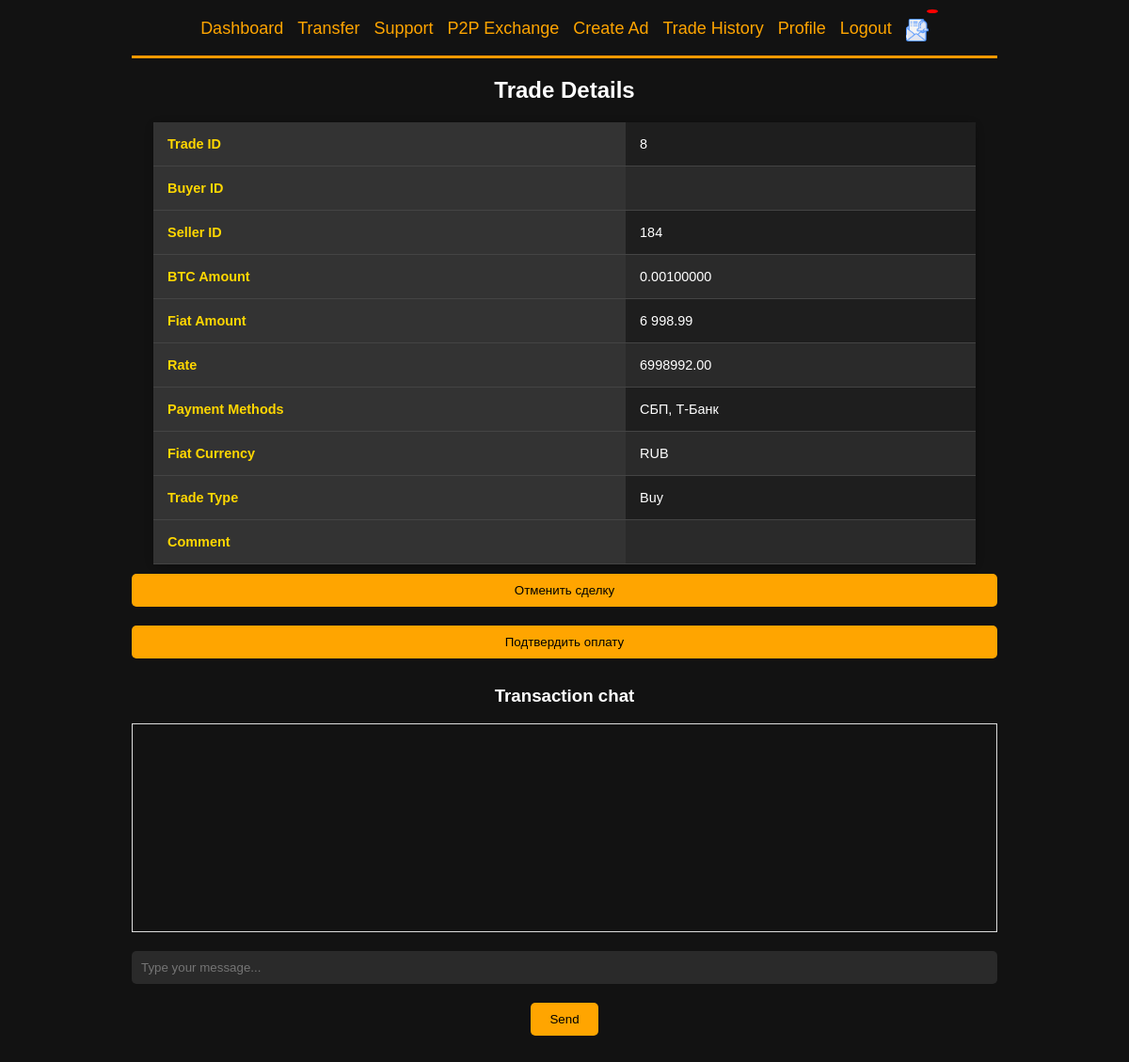
The app's page /pages/p2p/trade_details.php?ad_id=8 with its own data.
### tables this page shows
CREATE TABLE `ads` (
  `id` int NOT NULL,
  `user_id` int NOT NULL,
  `amount_btc` decimal(16,8) DEFAULT NULL,
  `rate` decimal(16,2) NOT NULL,
  `payment_method` varchar(255) DEFAULT NULL,
  `fiat_currency` varchar(255) NOT NULL,
  `trade_type` enum('buy','sell') NOT NULL,
  `status` enum('active','inactive','pending','completed') NOT NULL,
  `created_at` timestamp NULL DEFAULT CURRENT_TIMESTAMP,
  `updated_at` timestamp NULL DEFAULT CURRENT_TIMESTAMP ON UPDATE CURRENT_TIMESTAMP,
  `comment` text,
  `buyer_id` int DEFAULT NULL,
  `min_amount_btc` double NOT NULL,
  `max_amount_btc` double NOT NULL
);

### pages/p2p/trade_details.php (the view, shortened to what this page needs)
<?php
$ad_id = null;
if (isset($_GET['ad_id'])) {
    $ad_id = intval($_GET['ad_id']);
} elseif (isset($_POST['ad_id'])) {
    $ad_id = intval($_POST['ad_id']);
}
$CONNECT = mysqli_connect(HOST, USER, PASS, DB);
$stmt = $CONNECT->prepare("SELECT * FROM ads WHERE id = ?");
$stmt->bind_param("i", $ad_id);
$stmt->execute();
$ad_result = $stmt->get_result();
$ad = mysqli_fetch_assoc($ad_result);
$seller_id = $ad['user_id'];
$buyer_id = $ad['buyer_id'];
?>
<!DOCTYPE html>
<html lang="en">
<head>
    <link rel="stylesheet" href="../../css/styles.css">
</head>
<body>
    <div class="container">
        <?php include 'pages/p2p/menu.php'; ?>
        <h2>Trade Details</h2>
        <table class="trade-details-table">
            <tr>
                <th>Trade ID</th>
                <td><?php echo htmlspecialchars($ad_id); ?></td>
            </tr>
            <tr>
                <th>Buyer ID</th>
                <td><?php echo htmlspecialchars($buyer_id); ?></td>
            </tr>
            <tr>
                <th>Seller ID</th>
                <td><?php echo htmlspecialchars($seller_id); ?></td>
            </tr>
            <tr>
                <th>BTC Amount</th>
                <td><?php echo htmlspecialchars($ad['amount_btc']); ?></td>
            </tr>
            <tr>
                <th>Fiat Amount</th>
                <td><?php echo number_format(htmlspecialchars($ad['rate'] * $ad['amount_btc']), 2, '.', ' '); ?></td>
            </tr>
            <tr>
                <th>Rate</th>
                <td><?php echo htmlspecialchars($ad['rate']); ?></td>
            </tr>
            <tr>
                <th>Payment Methods</th>
                <td>
                    <?php
                    $payment_methods_result = mysqli_query($CONNECT, "SELECT payment_method FROM ad_payment_methods WHERE ad_id = '$ad_id'");
                    $payment_methods = [];
                    while ($row = mysqli_fetch_assoc($payment_methods_result)) {
                        $payment_methods[] = $row['payment_method'];
                    }
                    echo htmlspecialchars(implode(', ', $payment_methods));
                    ?>
                </td>
            </tr>
            <tr>
                <th>Fiat Currency</th>
                <td><?php echo htmlspecialchars($ad['fiat_currency']); ?></td>
            </tr>
            <tr>
                <th>Trade Type</th>
                <td><?php echo htmlspecialchars($ad['trade_type'] == 'buy' ? 'Buy' : 'Sell'); ?></td>
            </tr>
            <tr>
                <th>Comment</th>
                <td><?php echo htmlspecialchars($ad['comment'] ?? ''); ?></td>
            </tr>
        </table>
		<div class="trade-actions">
			<button id="cancel-trade" class="btn cancel">Отменить сделку</button>
			<button id="confirm-payment" class="btn confirm">Подтвердить оплату</button>
		</div>
        <div class="chat">
            <h3>Transaction chat</h3>
            <div class="chat-box" id="chat-box"></div>
            <form id="chat-form">
                <input type="text" name="message" placeholder="Type your message...">
                <button type="submit">Send</button>
            </form>
        </div>
    </div>
</body>
</html>

### css/styles.css (style rules this page uses)
body { background-color: #121212; color: white; font-family: Arial, sans-serif; text-align: center; margin: 0; padding: 0; }
input { display: block; width: calc(100% - 20px); margin: 10px 0; padding: 10px; border: none; border-radius: 5px; background: #2a2a2a; color: white; outline: none; }
.btn { background: orange; color: black; padding: 10px; border: none; border-radius: 5px; cursor: pointer; width: 100%; transition: background 0.3s; }
.container { width: 80%; max-width: 1200px; margin: 0 auto; padding: 20px; box-sizing: border-box; }
button, .btn { background: orange; color: black; padding: 10px 20px; border: none; border-radius: 5px; cursor: pointer; transition: background 0.3s; width: auto; margin: 10px 0; }
table { width: 100%; border-collapse: collapse; margin: 20px 0; background-color: #1e1e1e; border-radius: 8px; box-shadow: 0 2px 10px rgba(0, 0, 0, 0.3); }
table th, table td { padding: 15px; text-align: left; border-bottom: 1px solid #444; }
table th { background-color: #333; color: #FFD700; font-size: 18px; }
table tr:nth-child(even) { background-color: #2a2a2a; }
table tr:nth-child(odd) { background-color: #1e1e1e; }
.trade-details-table { width: 95%; margin: 0 auto; font-size: 95%; }
.trade-details-table th, .trade-details-table td { font-size: 95%; }

### pages/p2p/trade_details.php (style rules this page uses)
.trade-details-table { width: 95%; margin: 0 auto; font-size: 95%; }
.trade-details-table th, .trade-details-table td { font-size: 95%; height: auto; }
.chat-box { border: 1px solid #ddd; padding: 10px; height: 200px; overflow-y: scroll; margin-bottom: 20px; }

### records on screen
ads: user "184", amount_btc "0.00100000", $ad['rate'] * $ad['amount_btc'] "6 998.99", rate "6998992.00", fiat_currency "RUB", trade_type "Buy"

### other values on screen
$ad_id "8"
implode(', ', $payment_methods) "СБП, Т-Банк"
